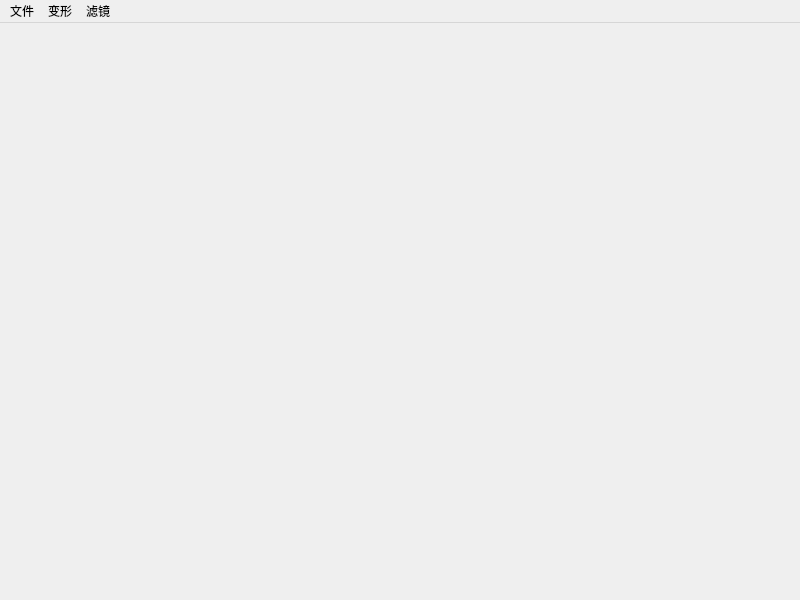
<?xml version="1.0" encoding="UTF-8"?>
<ui version="4.0">
 <class>MainWindow</class>
 <widget class="QMainWindow" name="MainWindow">
  <property name="geometry">
   <rect>
    <x>0</x>
    <y>0</y>
    <width>800</width>
    <height>600</height>
   </rect>
  </property>
  <property name="mouseTracking">
   <bool>true</bool>
  </property>
  <property name="windowTitle">
   <string>TinyPS</string>
  </property>
  <widget class="QWidget" name="centralWidget">
   <property name="mouseTracking">
    <bool>true</bool>
   </property>
   <layout class="QGridLayout" name="gridLayout">
    <item row="0" column="0">
     <widget class="QLabel" name="imgLabel">
      <property name="mouseTracking">
       <bool>true</bool>
      </property>
      <property name="text">
       <string/>
      </property>
     </widget>
    </item>
   </layout>
  </widget>
  <widget class="QMenuBar" name="menuBar">
   <property name="geometry">
    <rect>
     <x>0</x>
     <y>0</y>
     <width>800</width>
     <height>22</height>
    </rect>
   </property>
   <widget class="QMenu" name="menu">
    <property name="title">
     <string>文件</string>
    </property>
    <addaction name="actionOpen"/>
    <addaction name="actionSave"/>
   </widget>
   <widget class="QMenu" name="menu_2">
    <property name="title">
     <string>变形</string>
    </property>
    <widget class="QMenu" name="menu_3">
     <property name="title">
      <string>旋转</string>
     </property>
     <addaction name="actionLRotate"/>
     <addaction name="actionRRotate"/>
     <addaction name="actionRotate"/>
     <addaction name="actionFreeRotate"/>
    </widget>
    <widget class="QMenu" name="menu_4">
     <property name="title">
      <string>翻转</string>
     </property>
     <addaction name="actionHorFlip"/>
     <addaction name="actionVerFlip"/>
    </widget>
    <widget class="QMenu" name="menu_5">
     <property name="title">
      <string>裁剪</string>
     </property>
     <addaction name="actionRecCut"/>
     <addaction name="actionCircleCut"/>
     <addaction name="actionPolyCut"/>
    </widget>
    <addaction name="menu_3"/>
    <addaction name="menu_4"/>
    <addaction name="menu_5"/>
   </widget>
   <widget class="QMenu" name="menu_6">
    <property name="title">
     <string>滤镜</string>
    </property>
    <widget class="QMenu" name="menu_7">
     <property name="title">
      <string>灰度非线性变换</string>
     </property>
     <addaction name="actionGrayLog"/>
     <addaction name="actionGrayE"/>
     <addaction name="actionGrayGamma"/>
    </widget>
    <addaction name="actionHSL"/>
    <addaction name="actionColorHalftone"/>
    <addaction name="separator"/>
    <addaction name="actionGray"/>
    <addaction name="menu_7"/>
    <addaction name="actionHistogram"/>
    <addaction name="separator"/>
    <addaction name="actionMedianFilter"/>
    <addaction name="actionGaussianFilter"/>
    <addaction name="actionSharpen"/>
    <addaction name="actionRadialBlur"/>
    <addaction name="separator"/>
    <addaction name="actionFrequencySmooth"/>
    <addaction name="actionFrequencySharpen"/>
    <addaction name="separator"/>
    <addaction name="actionSuperPixel"/>
    <addaction name="actionFace"/>
   </widget>
   <addaction name="menu"/>
   <addaction name="menu_2"/>
   <addaction name="menu_6"/>
  </widget>
  <action name="actionOpen">
   <property name="text">
    <string>打开</string>
   </property>
  </action>
  <action name="actionSave">
   <property name="text">
    <string>保存</string>
   </property>
  </action>
  <action name="actionLRotate">
   <property name="text">
    <string>向左旋转90度</string>
   </property>
  </action>
  <action name="actionRRotate">
   <property name="text">
    <string>向右旋转90度</string>
   </property>
  </action>
  <action name="actionRotate">
   <property name="text">
    <string>旋转180度</string>
   </property>
  </action>
  <action name="actionHorFlip">
   <property name="text">
    <string>水平翻转</string>
   </property>
  </action>
  <action name="actionVerFlip">
   <property name="text">
    <string>竖直翻转</string>
   </property>
  </action>
  <action name="actionFreeRotate">
   <property name="text">
    <string>自由旋转</string>
   </property>
  </action>
  <action name="actionRecCut">
   <property name="text">
    <string>矩形裁剪</string>
   </property>
  </action>
  <action name="actionCircleCut">
   <property name="text">
    <string>圆形裁剪</string>
   </property>
  </action>
  <action name="actionPolyCut">
   <property name="text">
    <string>多边形裁剪</string>
   </property>
  </action>
  <action name="actionHSL">
   <property name="text">
    <string>亮度/色调/饱和度</string>
   </property>
  </action>
  <action name="actionColorHalftone">
   <property name="text">
    <string>彩色半调</string>
   </property>
  </action>
  <action name="actionGray">
   <property name="text">
    <string>灰度线性变换</string>
   </property>
  </action>
  <action name="actionGrayLog">
   <property name="text">
    <string>对数变换</string>
   </property>
  </action>
  <action name="actionGrayE">
   <property name="text">
    <string>指数变换</string>
   </property>
  </action>
  <action name="actionGrayGamma">
   <property name="text">
    <string>Gamma变换</string>
   </property>
  </action>
  <action name="actionHistogram">
   <property name="text">
    <string>灰度直方图</string>
   </property>
  </action>
  <action name="actionMedianFilter">
   <property name="text">
    <string>中值滤波</string>
   </property>
  </action>
  <action name="actionGaussianFilter">
   <property name="text">
    <string>高斯滤波</string>
   </property>
  </action>
  <action name="actionSharpen">
   <property name="text">
    <string>锐化</string>
   </property>
  </action>
  <action name="actionRadialBlur">
   <property name="text">
    <string>径向模糊</string>
   </property>
  </action>
  <action name="actionFrequencySmooth">
   <property name="text">
    <string>频域平滑</string>
   </property>
  </action>
  <action name="actionFrequencySharpen">
   <property name="text">
    <string>频域锐化</string>
   </property>
  </action>
  <action name="actionSuperPixel">
   <property name="text">
    <string>晶格化</string>
   </property>
  </action>
  <action name="actionFace">
   <property name="text">
    <string>人像美肤</string>
   </property>
  </action>
 </widget>
 <layoutdefault spacing="6" margin="11"/>
 <resources/>
 <connections/>
</ui>
